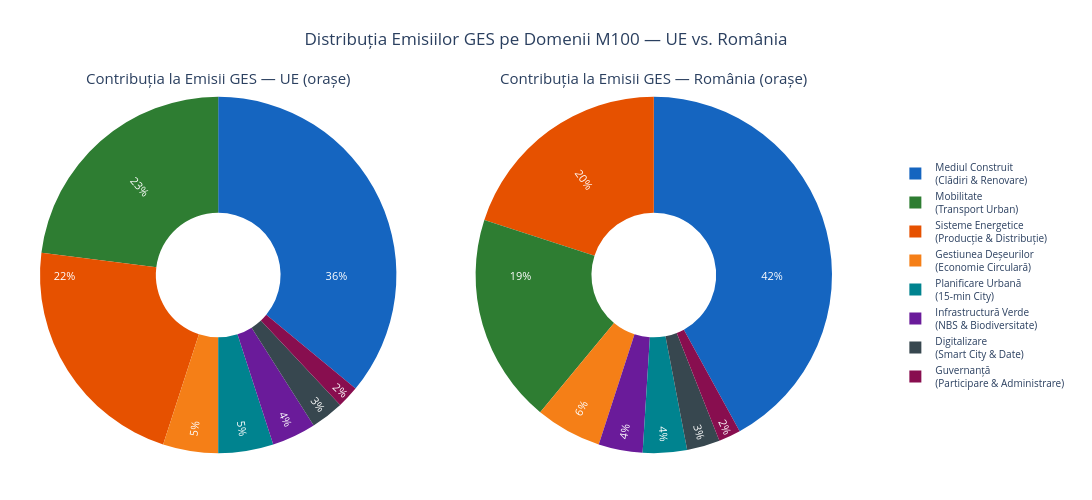

Write notebook code for a chart like this one.
### Code cell
# ─── Date: Domeniile M100 și ponderea estimată în reducerea emisiilor ───
import pandas as pd
import plotly.graph_objects as go
from plotly.subplots import make_subplots

# ─── Date: Domeniile M100 și ponderea estimată în reducerea emisiilor ───
domenii = pd.DataFrame({
    'Domeniu': [
        'Mediul Construit<br>(Clădiri & Renovare)',
        'Sisteme Energetice<br>(Producție & Distribuție)',
        'Mobilitate<br>(Transport Urban)',
        'Infrastructură Verde<br>(NBS & Biodiversitate)',
        'Gestiunea Deșeurilor<br>(Economie Circulară)',
        'Planificare Urbană<br>(15-min City)',
        'Digitalizare<br>(Smart City & Date)',
        'Guvernanță<br>(Participare & Administrare)'
    ],
    'Pondere_Emisii_UE (%)': [36, 22, 23, 4, 5, 5, 3, 2],
    'Pondere_Emisii_RO (%)': [42, 20, 19, 4, 6, 4, 3, 2],
    'Capitol': ['C1', 'C2', 'C3', 'C4', 'C5', 'C6', 'C7', 'C8+C9']
})

fig = make_subplots(
    rows=1,
    cols=2,
    specs=[[{'type': 'pie'}, {'type': 'pie'}]],
    subplot_titles=[
        'Contribuția la Emisii GES — UE (orașe)',
        'Contribuția la Emisii GES — România (orașe)'
    ]
)

culori_pie = [
    '#1565C0', '#E65100', '#2E7D32', '#6A1B9A',
    '#F57F17', '#00838F', '#37474F', '#880E4F'
]

fig.add_trace(go.Pie(
    labels=domenii['Domeniu'],
    values=domenii['Pondere_Emisii_UE (%)'],
    name='UE',
    marker_colors=culori_pie,
    textinfo='percent',
    textposition='inside',
    textfont=dict(size=11, color='white'),
    insidetextorientation='radial',
    hovertemplate='%{label}<br>%{percent}<extra></extra>',
    hole=0.35
), row=1, col=1)

fig.add_trace(go.Pie(
    labels=domenii['Domeniu'],
    values=domenii['Pondere_Emisii_RO (%)'],
    name='România',
    marker_colors=culori_pie,
    textinfo='percent',
    textposition='inside',
    textfont=dict(size=11, color='white'),
    insidetextorientation='radial',
    hovertemplate='%{label}<br>%{percent}<extra></extra>',
    hole=0.35
), row=1, col=2)

fig.update_layout(
    title='Distribuția Emisiilor GES pe Domenii M100 — UE vs. România',
    title_x=0.5,
    height=500,
    width=1150,
    showlegend=True,
    legend=dict(
        orientation='v',
        x=1.08,
        y=0.5,
        font=dict(size=10)
    ),
    margin=dict(l=40, r=260, t=90, b=40)
)

fig.update_annotations(
    font=dict(size=15)
)

fig.show()

### Figure 1 — Plotly figure (JSON) as saved in the notebook; plotly's stock layout.template omitted (floating-point values rounded to 4 significant figures)
{"data": [{"domain": {"x": [0, 0.45], "y": [0, 1]}, "hole": 0.35, "hovertemplate": "%{label}<br>%{percent}<extra></extra>", "insidetextorientation": "radial", "labels": ["Mediul Construit<br>(Clădiri & Renovare)", "Sisteme Energetice<br>(Producție & Distribuție)", "Mobilitate<br>(Transport Urban)", "Infrastructură Verde<br>(NBS & Biodiversitate)", "Gestiunea Deșeurilor<br>(Economie Circulară)", "Planificare Urbană<br>(15-min City)", "Digitalizare<br>(Smart City & Date)", "Guvernanță<br>(Participare & Administrare)"], "marker": {"colors": ["#1565C0", "#E65100", "#2E7D32", "#6A1B9A", "#F57F17", "#00838F", "#37474F", "#880E4F"]}, "name": "UE", "textfont": {"color": "white", "size": 11}, "textinfo": "percent", "textposition": "inside", "type": "pie", "values": [36, 22, 23, 4, 5, 5, 3, 2]}, {"domain": {"x": [0.55, 1], "y": [0, 1]}, "hole": 0.35, "hovertemplate": "%{label}<br>%{percent}<extra></extra>", "insidetextorientation": "radial", "labels": ["Mediul Construit<br>(Clădiri & Renovare)", "Sisteme Energetice<br>(Producție & Distribuție)", "Mobilitate<br>(Transport Urban)", "Infrastructură Verde<br>(NBS & Biodiversitate)", "Gestiunea Deșeurilor<br>(Economie Circulară)", "Planificare Urbană<br>(15-min City)", "Digitalizare<br>(Smart City & Date)", "Guvernanță<br>(Participare & Administrare)"], "marker": {"colors": ["#1565C0", "#E65100", "#2E7D32", "#6A1B9A", "#F57F17", "#00838F", "#37474F", "#880E4F"]}, "name": "România", "textfont": {"color": "white", "size": 11}, "textinfo": "percent", "textposition": "inside", "type": "pie", "values": [42, 20, 19, 4, 6, 4, 3, 2]}], "layout": {"annotations": [{"font": {"size": 15}, "showarrow": false, "text": "Contribuția la Emisii GES — UE (orașe)", "x": 0.225, "xanchor": "center", "xref": "paper", "y": 1, "yanchor": "bottom", "yref": "paper"}, {"font": {"size": 15}, "showarrow": false, "text": "Contribuția la Emisii GES — România (orașe)", "x": 0.775, "xanchor": "center", "xref": "paper", "y": 1, "yanchor": "bottom", "yref": "paper"}], "height": 500, "legend": {"font": {"size": 10}, "orientation": "v", "x": 1.08, "y": 0.5}, "margin": {"b": 40, "l": 40, "r": 260, "t": 90}, "showlegend": true, "title": {"text": "Distribuția Emisiilor GES pe Domenii M100 — UE vs. România", "x": 0.5}, "width": 1150}}
